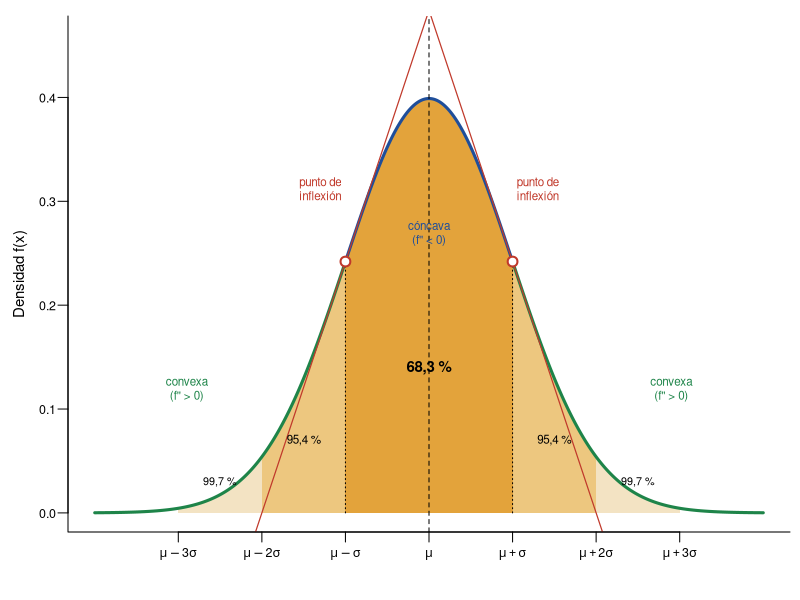

This chart was generated by the following R code:
# La curva normal: media, desviación típica, puntos de inflexión y áreas
# No necesita datos: es teoría (aquí mu = 0 y sigma = 1; para otra N(mu, sigma) basta reescalar)
mu <- 0; s <- 1
op <- par(mar = c(3.4, 3.4, 0.8, 0.5), mgp = c(2, 0.6, 0), cex.axis = 0.75, cex.lab = 0.9)
x <- seq(mu - 4 * s, mu + 4 * s, length.out = 600)
plot(x, dnorm(x, mu, s), type = "n", las = 1, bty = "l", xaxt = "n",
     xlab = "", ylab = "Densidad f(x)", ylim = c(0, 0.46))
bandas <- list(c(3, "#F3E3C3"), c(2, "#EDC77F"), c(1, "#E3A33B"))   # ±3, ±2, ±1 sigma
for (b in bandas) {
  k <- as.numeric(b[1]); z <- seq(mu - k * s, mu + k * s, length.out = 200)
  polygon(c(z, rev(z)), c(dnorm(z, mu, s), rep(0, 200)), col = b[2], border = NA)
}
dentro <- abs(x - mu) <= s                         # cóncava (f'' < 0) entre mu - s y mu + s
lines(x[dentro], dnorm(x[dentro], mu, s), lwd = 3, col = "#1F4E9A")
lines(x[x <= mu - s], dnorm(x[x <= mu - s], mu, s), lwd = 3, col = "#1E8449")   # convexa (f'' > 0)
lines(x[x >= mu + s], dnorm(x[x >= mu + s], mu, s), lwd = 3, col = "#1E8449")
for (k in c(-1, 1)) {                                 # tangente en el punto de inflexión: cruza la curva
  y0 <- dnorm(mu + k * s, mu, s); m <- -dnorm(mu + k * s, mu, s) * k / s
  xt <- mu + k * s + c(-1.1, 1.1) * s
  segments(xt[1], y0 + m * (xt[1] - mu - k * s), xt[2], y0 + m * (xt[2] - mu - k * s),
           col = "#C0392B", lwd = 1.2)
}
abline(v = mu, lty = 2)
segments(mu + c(-1, 1) * s, 0, mu + c(-1, 1) * s, dnorm(1, mu, s), lty = 3)
points(mu + c(-1, 1) * s, rep(dnorm(1, mu, s), 2), pch = 21, bg = "white", col = "#C0392B", lwd = 2, cex = 1.3)
text(mu + 1.05 * s, dnorm(1, mu, s) + 0.07, "punto de\ninflexión", adj = 0, cex = 0.7, col = "#C0392B")
text(mu - 1.05 * s, dnorm(1, mu, s) + 0.07, "punto de\ninflexión", adj = 1, cex = 0.7, col = "#C0392B")
axis(1, at = mu + (-3:3) * s,
     labels = expression(mu - 3 * sigma, mu - 2 * sigma, mu - sigma, mu, mu + sigma, mu + 2 * sigma, mu + 3 * sigma))
text(mu, 0.14, "68,3 %", font = 2, cex = 0.9)
text(mu, 0.27, "cóncava\n(f'' < 0)", cex = 0.7, col = "#1F4E9A")
text(mu - 2.9 * s, 0.12, "convexa\n(f'' > 0)", cex = 0.7, col = "#1E8449")
text(mu + 2.9 * s, 0.12, "convexa\n(f'' > 0)", cex = 0.7, col = "#1E8449")
text(mu + 1.5 * s, 0.07, "95,4 %", cex = 0.7); text(mu - 1.5 * s, 0.07, "95,4 %", cex = 0.7)
text(mu + 2.5 * s, 0.03, "99,7 %", cex = 0.65); text(mu - 2.5 * s, 0.03, "99,7 %", cex = 0.65)
par(op)
